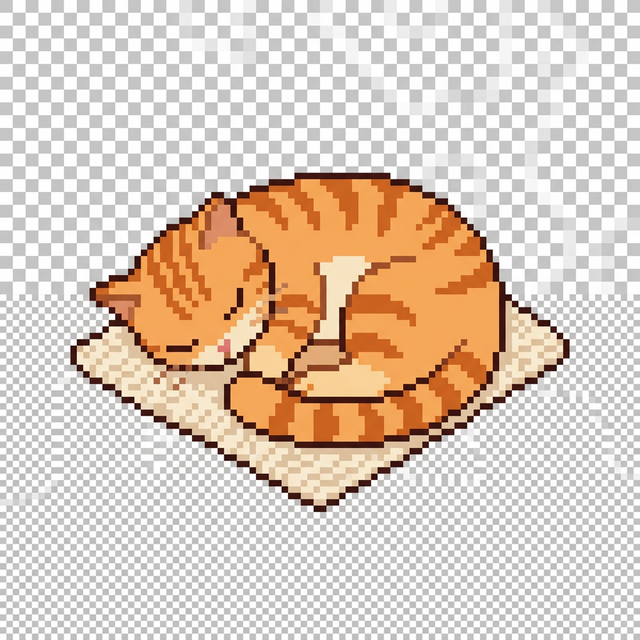
#> input picture cat.png, 640 x 640 px
$ python process_sprite.py cat.png style.PNG
#> lines starting #> are read from the running program, lines starting #| are printed output that depends on the picture
import os
import sys
from PIL import Image

def process(input_path, output_path):
    # Ensure output dir exists
#> called with input_path = 'cat.png', output_path = 'style.PNG'
    os.makedirs(os.path.dirname(output_path), exist_ok=True)

    img = Image.open(input_path).convert("RGBA")

    # Generative AI might have a solid white background, let's remove it
    data = img.getdata()
    new_data = []

    # We will grab the color of the top-left pixel to use as transparent key just in case
    bg_color = data[0]
#> bg_color = (199, 200, 199, 255)

    for item in data:
        # Distance to white
        dist_w = sum(abs(item[i]-255) for i in range(3))
        # Distance to top-left pixel
        dist_bg = sum(abs(item[i]-bg_color[i]) for i in range(3))

        if dist_w < 50 or dist_bg < 10:  # Tolerance
            new_data.append((255, 255, 255, 0))
        else:
            new_data.append(item)
#> this loop made 409600 passes
#> (item, dist_w, dist_bg) on passes 1 to 3: ((199, 200, 199, 255), 167, 0), ((198, 199, 199, 255), 169, 2), ((198, 197, 197, 255), 173, 6)
#> after the loop, new_data = 409600 items

    img.putdata(new_data)
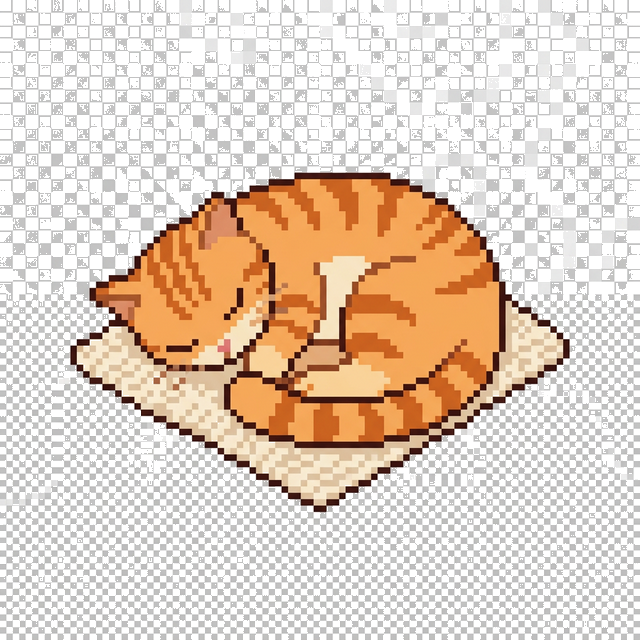
#> img: PIL image 640x640 RGBA; mean R, G, B, A 225.5, 209.2, 195.2, 152.7; transparent parts drawn white

    # Crop the image to nearest tight bounding box to find the actual character
    bbox = img.getbbox()
#> bbox = (0, 0, 640, 640)
    if bbox:
        img = img.crop(bbox)

    # Now resize exactly to 128x64. We don't want to squish it weirdly.
    # Since it's an isometric grid of 4 32x64 frames, let's assume the sprite is basically a 4-frame strip.
    # We'll force it to 128x64 using nearest neighbor.
    img = img.resize((128, 64), Image.Resampling.NEAREST)
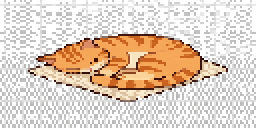
#> img: PIL image 128x64 RGBA (shown 2 times larger); mean R, G, B, A 225.4, 209.1, 195.1, 153.1; transparent parts drawn white

    img.save(output_path, "PNG")
    print(f"Saved optimized sprite to {output_path}")

    # Also make a QA magenta test image
    qa_path = output_path.replace("idle", "qa").replace(".png", "_magenta_test.png")
    os.makedirs(os.path.dirname(qa_path), exist_ok=True)
    qa_img = Image.new("RGBA", img.size, (255, 0, 255, 255))
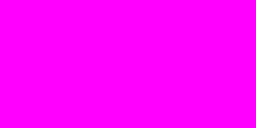
#> qa_img: PIL image 128x64 RGBA (shown 2 times larger); mean R, G, B, A 255, 0, 255, 255
    qa_img.paste(img, (0, 0), img)
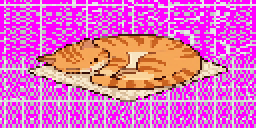
#> qa_img: PIL image 128x64 RGBA (shown 2 times larger); mean R, G, B, A 225.4, 107.1, 195.1, 255
    qa_img.save(qa_path, "PNG")
    print(f"Saved QA test to {qa_path}")

if __name__ == '__main__':
    process(sys.argv[1], sys.argv[2])
